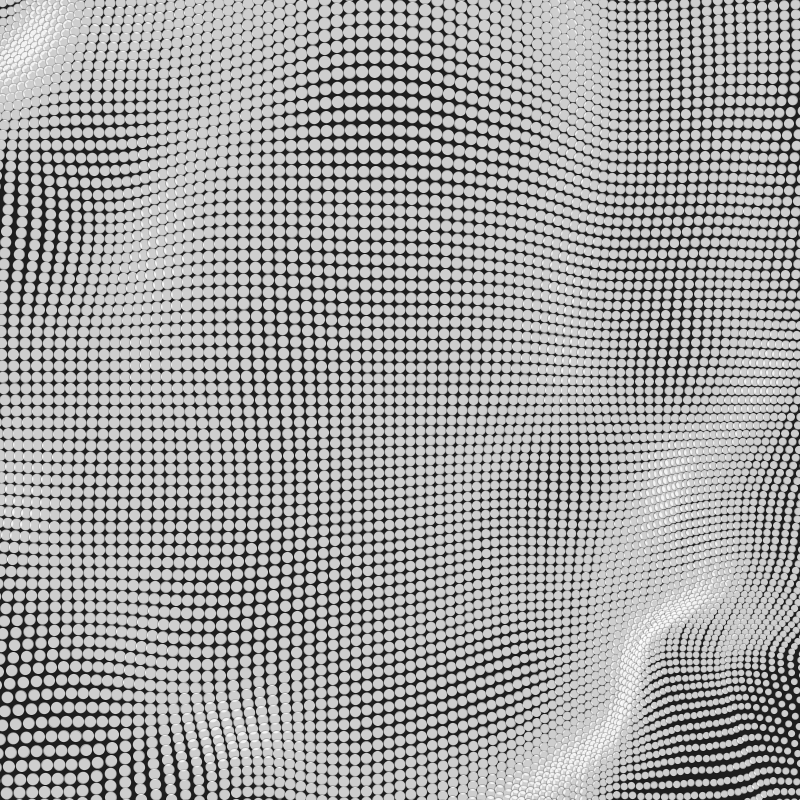
Frame 1 (no input)
Frame 60 (the mouse pressed at the canvas centre just before this capture): identical to frame 1, image omitted
Frame 120 (the mouse held since frame 60 and released just before this capture): identical to frame 1, image omitted

The Processing sketch that drew this single still picture (run headless with seeded random() and noise(); from frame 60 on, the mouse is pressed at the canvas centre):

// Processing sketch: ch1_listing_i1v02
// ── ch1_listing_i1v02.pde
String folder;
long timeStamp;
String sketchName;

float div = 2;
float scale = 20;
float noiseAmt = 0.01;
int grid = 5;
int bgColor = 30;


 
void setup() {
  
  sketchName = getClass().getSimpleName();
  folder = ""+year()+"-"+hour()+"-"+minute()+"_"+second();
  
  size(800, 800);
  pixelDensity(displayDensity());
  background(bgColor);
  stroke(0,50);
  fill(255,200);
  setRandom();
}

void setRandom(){
float xstart = random(10);
  float ynoise = random(10);
  translate(width/2, height/2);
  for(float y = -(height/div); y <=(height/div); y+=grid){
    ynoise +=noiseAmt;
    float xnoise = xstart;
    for(float x = -(width/div); x<=(width/div); x+=grid){
      xnoise+=noiseAmt;
      drawPoint(x,y, noise(xnoise,ynoise));
    }  
  }  
}

void mousePressed(){
  timeStamp = System.currentTimeMillis();
  save("export"+"/"+sketchName+"_"+timeStamp+".png");
  
  background(bgColor);
  setRandom();
   
  
}

void drawPoint(float x,float y,float noiseFactor){
  pushMatrix();                 
  translate(x * noiseFactor * 4, y * noiseFactor * 4);
  float edgeSize = noiseFactor * scale;
  ellipse(0,0,edgeSize,edgeSize);
  popMatrix(); 
}

void draw(){} // draw function needed to detect mousePressed events
